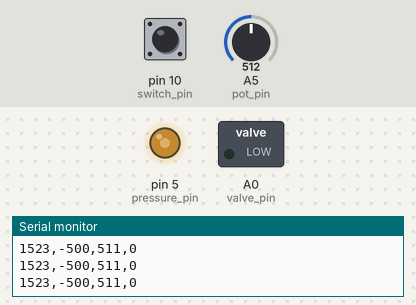
Simulated run of this sketch. Board: Arduino Uno, built with avr-gcc and run on an emulated ATmega328P. On the bench: switched loads named in the sketch (green lamp = pin HIGH), output pins drawn as LEDs (lit = HIGH), the last lines printed to the serial monitor. The inputs (shaded band) are chosen by the test bench; at power-on: pin 10 (switch_pin) HIGH, A5 (pot_pin) = 512.

Above: at 1.2 s.
1.3 s: pin 10 (switch_pin) pulled LOW for 0.15 s
At 1.37 s:
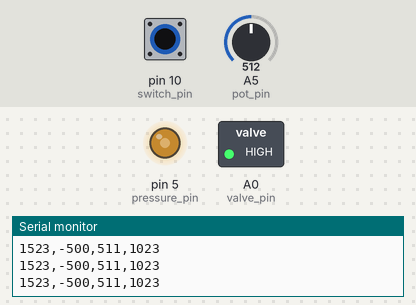
2.9 s: A5 (pot_pin) set to 306
At 3.8 s:
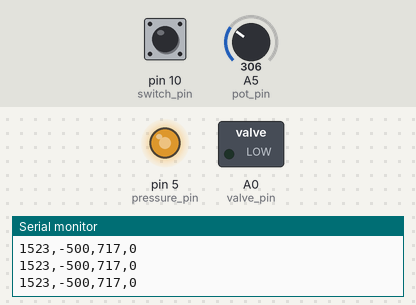
4.4 s: A5 (pot_pin) set to 122
At 4.8 s:
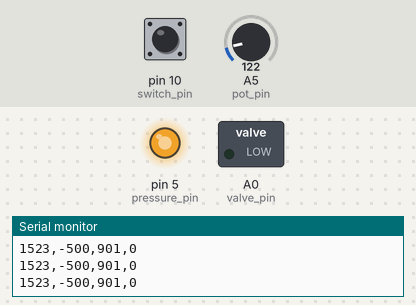
5.9 s: pin 10 (switch_pin) pulled LOW for 3.2 s
At 7.1 s:
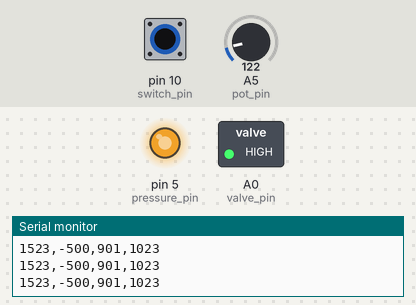
10.6 s: A5 (pot_pin) set to 900
At 11.8 s:
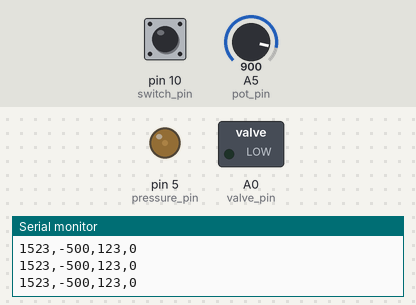
12.1 s: pin 10 (switch_pin) pulled LOW for 1 s
At 12.9 s:
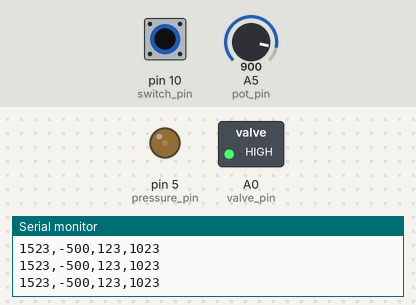
Timing chart, 0 to 15.1 s (numbered marks = the images above; inputs shaded):
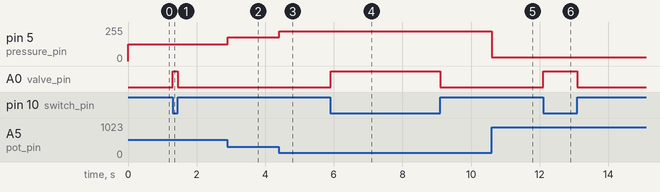

Measured:
- after the input at 1.3 s, A0 (valve_pin): LOW → HIGH at once, → LOW 0.15 s later
- after the input at 2.9 s, pin 5 (pressure_pin): 127/255 → 178/255 at once
- after the input at 4.4 s, pin 5 (pressure_pin): 178/255 → 224/255 at once
- after the input at 5.9 s, A0 (valve_pin): LOW → HIGH at once, → LOW 3.2 s later
- after the input at 10.6 s, pin 5 (pressure_pin): 224/255 → 30/255 at once
- after the input at 12.1 s, A0 (valve_pin): LOW → HIGH at once, → LOW 0.99 s later

The sketch:

AIR_LAB_air_controller_v2.ino
```cpp
// controlling airflow into a silicon air pocket with streamed sensor data

// OUTPUTS
int valve_pin = A0;
int pressure_pin = 5;

// INPUTS
int switch_pin = 10;
boolean switch_val = 0;
int pot_pin = A5;
int pot_val = 0;

void setup() {
  pinMode(valve_pin, OUTPUT);
  pinMode(pressure_pin, OUTPUT);
  pinMode(switch_pin, INPUT_PULLUP);
  pinMode(pot_pin, INPUT);
  Serial.begin(115200);
}

void loop() {
  // read sensors
  pot_val = 1023 - analogRead(pot_pin); // read the potentiometer and reverse the scale
  switch_val = !digitalRead(switch_pin); // read button and reverse the logic

  // set outputs
  analogWrite(pressure_pin, map(pot_val, 0, 1023, 0, 255));
  digitalWrite(valve_pin, switch_val);

  // Print for the serial plotter/monitor
  Serial.print(1023+500);
  Serial.print(",");
  Serial.print(-500);
  Serial.print(",");
  Serial.print(pot_val);
  Serial.print(",");
  Serial.println(switch_val*1023);


  // pause for a very short while
  delay(10);
}
```
